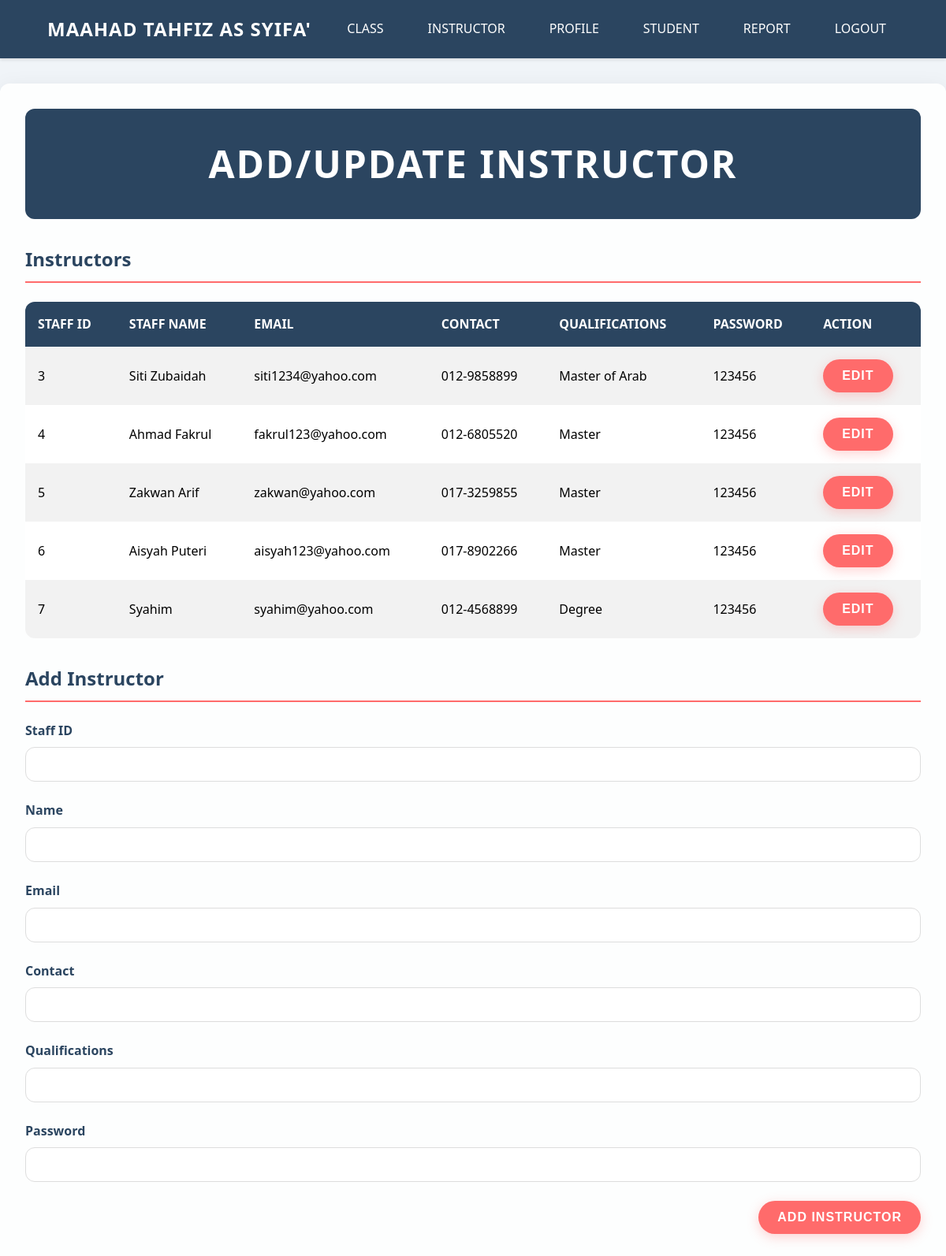
/clerkAddInstructor.php (signed in), run on the app's committed database.
### tables this page shows
CREATE TABLE `staff` (
  `staffID` varchar(10) NOT NULL,
  `staffName` varchar(30) NOT NULL,
  `staffEmail` varchar(30) NOT NULL,
  `staffContact` varchar(12) NOT NULL,
  `qualification` varchar(30) NOT NULL,
  `staffRole` varchar(30) NOT NULL,
  `staffPass` varchar(255) NOT NULL
);

### clerkAddInstructor.php (the view, shortened to what this page needs)
<?php include_once "clerkHeader.php"; ?>
<!DOCTYPE html>
<html lang="en">
<head>
</head>
<body>
    <div class="wrapper">
        <div class="page-header">
            <h1>Add/Update Instructor</h1>
        </div>
        <div class="section">
            <h2>Instructors</h2>
            <?php
            $dbCon = mysqli_connect(DB_SERVER, DB_USERNAME, DB_PASSWORD, DB_NAME);
            $sql = "SELECT * FROM staff WHERE staffRole = 'Instructor'";
            if ($result = mysqli_query($dbCon, $sql)) {
                if (mysqli_num_rows($result) > 0) {
                    echo "<table class='table table-striped'>";
                    echo "<thead>";
                    echo "<tr>";
                    echo "<th>Staff ID</th>";
                    echo "<th>Staff Name</th>";
                    echo "<th>Email</th>";
                    echo "<th>Contact</th>";
                    echo "<th>Qualifications</th>";
                    echo "<th>Password</th>";
                    echo "<th>Action</th>";
                    echo "</tr>";
                    echo "</thead>";
                    echo "<tbody>";
                    while ($row = mysqli_fetch_array($result)) {
                        echo "<tr>";
                        echo "<td>" . $row['staffID'] . "</td>";
                        echo "<td>" . $row['staffName'] . "</td>";
                        echo "<td>" . $row['staffEmail'] . "</td>";
                        echo "<td>" . $row['staffContact'] . "</td>";
                        echo "<td>" . $row['qualification'] . "</td>";
                        echo "<td>" . $row['staffPass'] . "</td>";
                        echo "<td>";
                        echo "<form method='POST' style='display:inline-block;'>";
                        echo "<button type='submit' name='updateInstructor' class='btn btn-primary'>Edit</button>";
                        echo "</form>";
                        echo "</td>";
                        echo "</tr>";
                    }
                    echo "</tbody>";
                    echo "</table>";
                } else {
                    echo "<p class='lead'><em>No records were found.</em></p>";
                }
            } else {
                echo "ERROR: Could not execute $sql. " . mysqli_error($dbCon);
            }
            ?>
        </div>
        <div class="section">
            <h2>Add Instructor</h2>
            <form name="instructorForm" action="clerkAddInstructor.php" method="post" onsubmit="return validateForm()">
                <div class="form-group">
                    <label for="staffID">Staff ID</label>
                    <input type="text" id="staffID" name="staffID" required>
                </div>
                <div class="form-group">
                    <label for="staffName">Name</label>
                    <input type="text" id="staffName" name="staffName" required>
                </div>
                <div class="form-group">
                    <label for="staffEmail">Email</label>
                    <input type="email" id="staffEmail" name="staffEmail" required>
                </div>
                <div class="form-group">
                    <label for="staffContact">Contact</label>
                    <input type="text" id="staffContact" name="staffContact" maxlength="11" required>
                </div>
                <div class="form-group">
                    <label for="qualification">Qualifications</label>
                    <input type="text" id="qualification" name="qualification" required>
                </div>
                <div class="form-group">
                    <label for="staffPass">Password</label>
                    <input type="password" id="staffPass" name="staffPass" required>
                </div>
                <div class="btn-container">
                    <button type="submit" name="addInstructor" class="btn btn-primary">Add Instructor</button>
                </div>
            </form>
        </div>
    </div>
</body>
</html>

### clerkHeader.php (style rules this page uses)
:root { --primary-color: #2b4560; --secondary-color: #ffffff; --hover-color: #3a5f81; --background-color: #f0f4f8; }
* { margin: 0; padding: 0; box-sizing: border-box; }
body { font-family: 'Segoe UI', Tahoma, Geneva, Verdana, sans-serif; background-color: var(--background-color); line-height: 1.6; }

### clerkAddInstructor.php (style rules this page uses)
:root { --primary-color: #2b4560; --secondary-color: #ffffff; --accent-color: #ff6b6b; --text-color: #333; --border-radius: 12px; --background-color: #f0f4f8; }
body { font-family: 'Segoe UI', Tahoma, Geneva, Verdana, sans-serif; background-color: var(--background-color); margin: 0; padding: 0; line-height: 1.6; }
.wrapper { max-width: 1200px; margin: 2rem auto; background: rgba(255, 255, 255, 0.9); padding: 2rem; border-radius: var(--border-radius); box-shadow: 0 10px 30px rgba(0, 0, 0, 0.1); }
.page-header { background-color: var(--primary-color); color: var(--secondary-color); padding: 2rem; text-align: center; font-size: 1.5em; letter-spacing: 2px; text-transform: uppercase; border-radius: var(--border-radius); margin-bottom: 2rem; }
.section { margin-bottom: 2rem; }
h2 { color: var(--primary-color); border-bottom: 2px solid var(--accent-color); padding-bottom: 0.5rem; margin-bottom: 1.5rem; }
table { width: 100%; border-collapse: collapse; margin-bottom: 2rem; background-color: var(--secondary-color); border-radius: var(--border-radius); overflow: hidden; }
table th, table td { padding: 1rem; text-align: left; }
table th { background-color: var(--primary-color); color: var(--secondary-color); font-weight: bold; text-transform: uppercase; }
.table-striped tbody tr:nth-child(odd) { background-color: rgba(0, 0, 0, 0.05); }
.btn-container { display: flex; gap: 1rem; margin-top: 1.5rem; justify-content: flex-end; }
.btn { padding: 0.75rem 1.5rem; font-size: 1em; cursor: pointer; border: none; border-radius: 50px; transition: all 0.3s ease; text-decoration: none; text-transform: uppercase; font-weight: 600; letter-spacing: 1px; }
.btn-primary { background-color: var(--accent-color); color: var(--secondary-color); box-shadow: 0 4px 15px rgba(255, 107, 107, 0.3); }
.form-group { margin-bottom: 1.5rem; }
.form-group label { display: block; margin-bottom: 0.5rem; color: var(--primary-color); font-weight: 600; }
.form-group input, .form-group select { width: 100%; padding: 0.75rem; border: 1px solid #ddd; border-radius: var(--border-radius); font-size: 1em; transition: border-color 0.3s ease; }

### data on the page
staff: staffID "3", staffName "Siti Zubaidah", staffEmail "siti1234@yahoo.com", staffContact "012-9858899", qualification "Master of Arab", staffPass "123456"
staff: staffID "4", staffName "Ahmad Fakrul", staffEmail "fakrul123@yahoo.com", staffContact "012-6805520", qualification "Master", staffPass "123456"
staff: staffID "5", staffName "Zakwan Arif", staffEmail "zakwan@yahoo.com", staffContact "017-3259855", qualification "Master", staffPass "123456"
staff: staffID "6", staffName "Aisyah Puteri", staffEmail "aisyah123@yahoo.com", staffContact "017-8902266", qualification "Master", staffPass "123456"
staff: staffID "7", staffName "Syahim", staffEmail "syahim@yahoo.com", staffContact "012-4568899", qualification "Degree", staffPass "123456"
